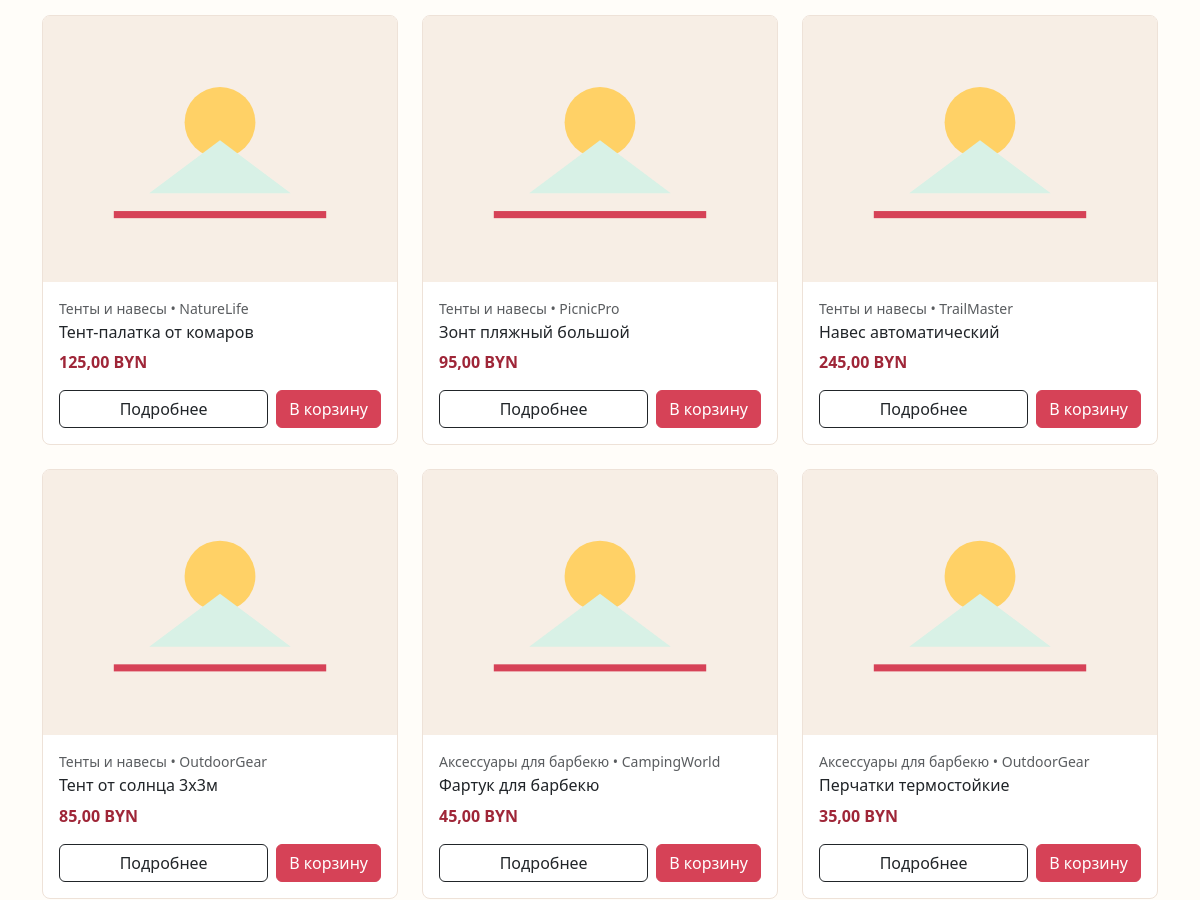
The app's page / (middle part), older data.
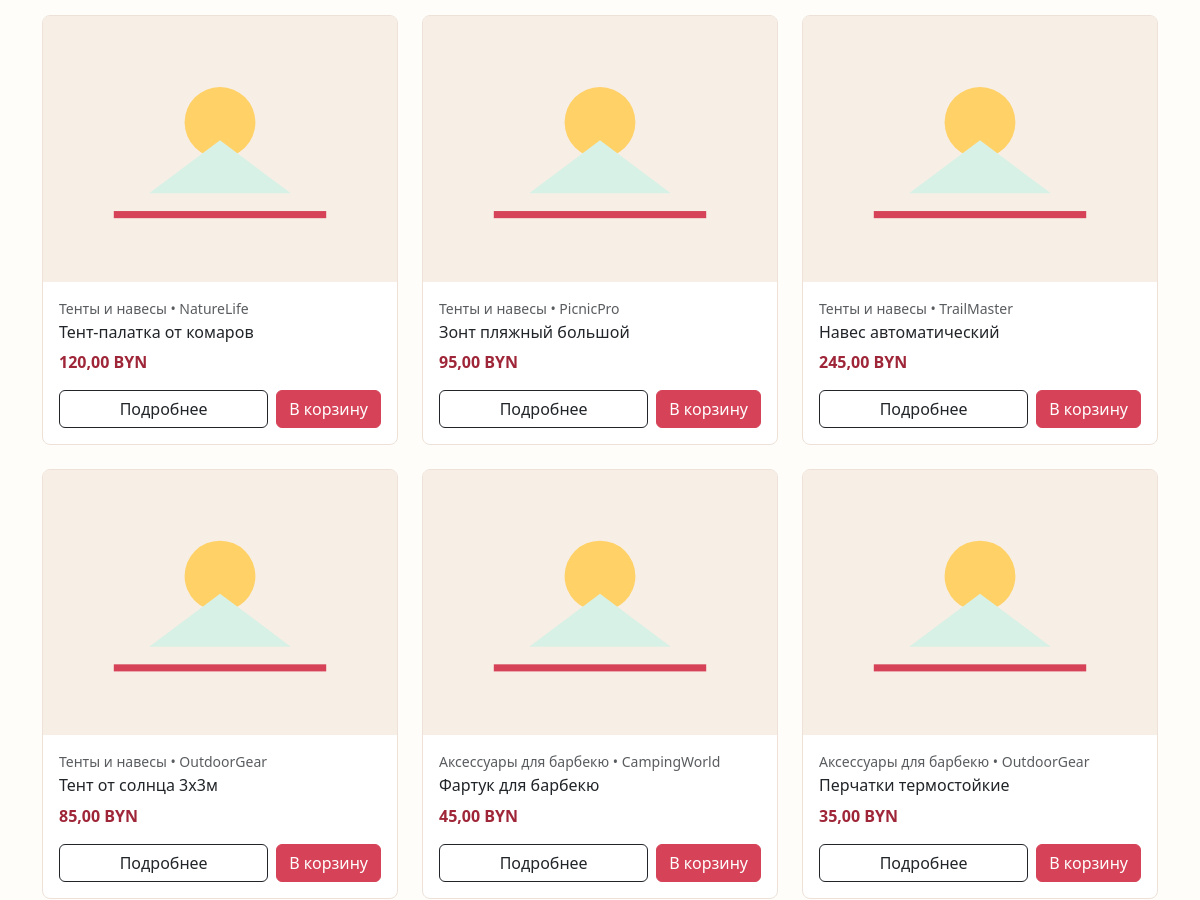
The same page, newer data.
### shop/models.py (models this page shows, shortened)
class Product(models.Model):
    name = models.CharField(max_length=200)
    description = models.TextField()
    product_image = models.ImageField(upload_to='products/', blank=True, null=True)
    price = models.DecimalField(max_digits=10, decimal_places=2)
    stock_quantity = models.IntegerField()
    category = models.ForeignKey(
        Category,
        on_delete=models.CASCADE,
        related_name="products"
    )
    manufacturer = models.ForeignKey(
        Manufacturer,
        on_delete=models.CASCADE,
        related_name="products"
    )

class Category(models.Model):
    name = models.CharField(max_length=100)
    description = models.TextField(blank=True, null=True)

class Manufacturer(models.Model):
    name = models.CharField(max_length=100)
    country = models.CharField(max_length=100)
    description = models.TextField(blank=True, null=True)

### shop/views.py (the view)
# urls.py: path('', views.home_view, name='home'),
@ensure_csrf_cookie
def home_view(request):
    popular_products = Product.objects.select_related("category", "manufacturer").order_by("-id")[:6]
    categories = Category.objects.all()
    return render(request, 'shop/home.html', {
        'popular_products': popular_products,
        'categories': categories,
    })

### templates/shop/home.html (shortened to what this page needs)
{% extends 'base.html' %}
{% block content %}
<section class="container py-5">
    <div class="row g-4">
        {% for product in popular_products %}
            <div class="col-sm-6 col-lg-4">
                {% include 'shop/partials/product_card.html' with product=product %}
            </div>
        {% empty %}
            <div class="col-12">
                <div class="alert alert-info">Товары пока не добавлены.</div>
            </div>
        {% endfor %}
    </div>
</section>
{% endblock %}

### templates/shop/partials/product_card.html
{% load static %}
<article class="card product-card h-100">
    <img src="{% if product.product_image %}{{ product.product_image.url }}{% else %}{% static 'images/product-placeholder.svg' %}{% endif %}" class="card-img-top" alt="{{ product.name }}" onerror="this.src='{% static 'images/product-placeholder.svg' %}'">
    <div class="card-body d-flex flex-column">
        <p class="small text-muted mb-1">{{ product.category.name }}{% if product.manufacturer.name %} • {{ product.manufacturer.name }}{% endif %}</p>
        <h3 class="h6 card-title">{{ product.name }}</h3>
        <p class="fw-bold price mb-3">{{ product.price }} BYN</p>
        <div class="mt-auto d-flex gap-2">
            <a class="btn btn-outline-dark flex-fill" href="{% url 'product_detail' product.id %}">Подробнее</a>
            {% if product.stock_quantity > 0 %}
                <button class="btn btn-primary js-add-to-cart" type="button" data-product-id="{{ product.id }}">В корзину</button>
            {% else %}
                <button class="btn btn-secondary" type="button" disabled>Нет</button>
            {% endif %}
        </div>
    </div>
</article>

Row changes from the older to the newer data that the page shows:
changed Product "Тент-палатка от комаров": price "125,00" → "120,00"
